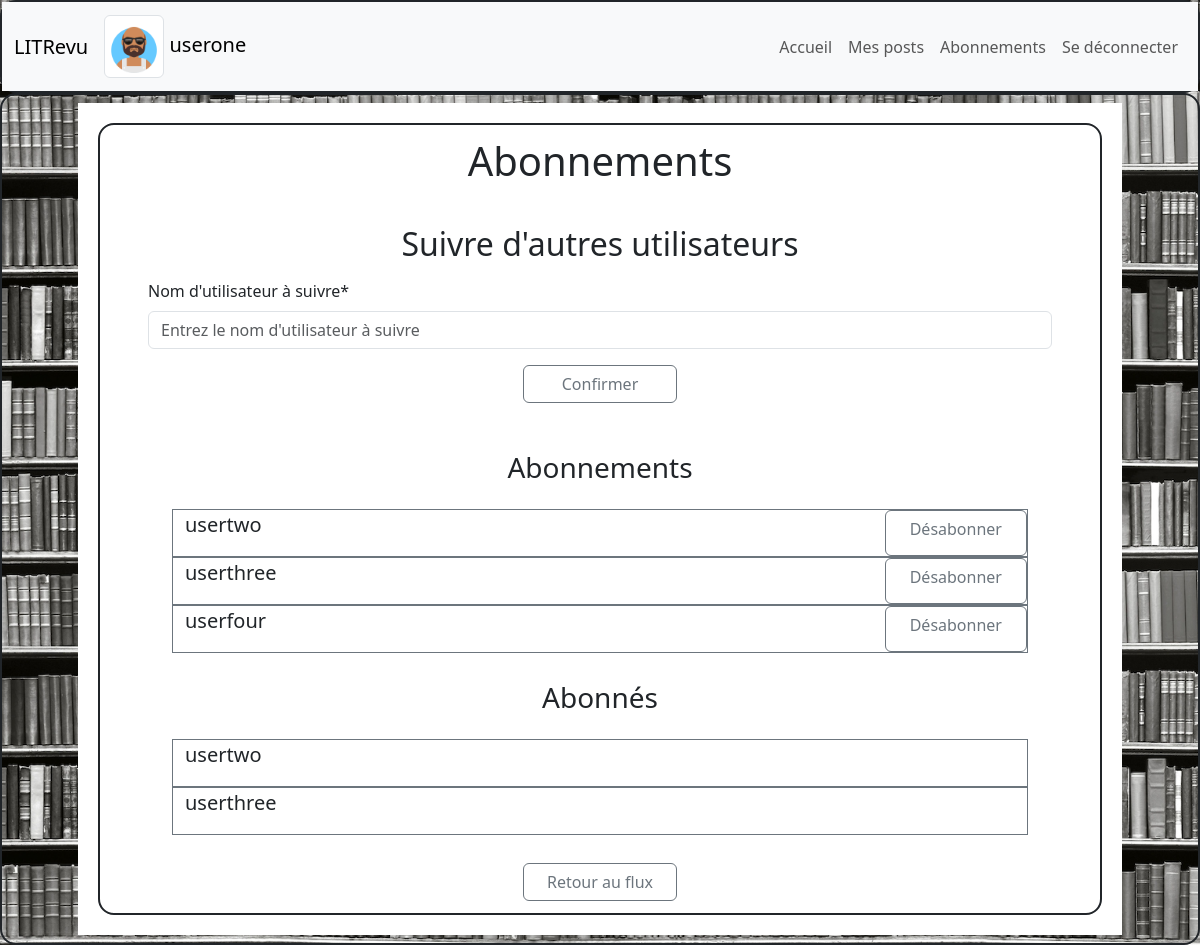
The app's page /follow-users/listing/ (signed in) with its own data.
### authentication/models.py (models this page shows)
class User(AbstractUser):
    profile_photo = models.ImageField(verbose_name="photo de profil")

### review/views.py (the view)
@login_required
def follow_users(request):
    followed_users_ids = models.UserFollows.objects.filter(
        user=request.user
    ).values_list("followed_user_id", flat=True)
    followers_ids = models.UserFollows.objects.filter(
        followed_user=request.user
    ).values_list("user_id", flat=True)
    print(
        "IDs des utilisateurs suivis par l'utilisateur connecté :",
        followed_users_ids,
    )
    print(
        "IDs des utilisateurs abonnés à l'utilisateur connecté :",
        followers_ids,
    )
    followed_users = User.objects.filter(
        id__in=followed_users_ids
    ).values_list("username", flat=True)
    followers = User.objects.filter(id__in=followers_ids).values_list(
        "username", flat=True
    )
    print(
        "Noms des utilisateurs suivis par l'utilisateur connecté :",
        followed_users,
    )
    print(
        "Noms des utilisateurs abonnés à l'utilisateur connecté :",
        followers,
    )
    if request.method == "POST":
        form = forms.FollowUsersForm(request.POST)
        if form.is_valid():
            username = form.cleaned_data["follows"]
            try:
                followed_user = User.objects.get(username=username)
                if followed_user != request.user:
                    models.UserFollows.objects.get_or_create(
                        user_id=request.user.id,
                        followed_user_id=followed_user.id,
                    )
                else:
                    messages.error(
                        request, "Vous ne pouvez pas vous abonner à vous-même."
                    )
                return redirect("/follow-users/listing/")
            except User.DoesNotExist:
                pass
    else:
        form = forms.FollowUsersForm()
    context = {
        "form": form,
        "followed_users": followed_users,
        "followers": followers,
    }
    return render(request, "review/follow_users.html", context=context)

### review/forms.py (shortened to what this page needs)
class FollowUsersForm(forms.ModelForm):
    follows = forms.CharField(
        label="Nom d'utilisateur à suivre",
        max_length=128,
        widget=forms.TextInput(
            attrs={"placeholder": "Entrez le nom d'utilisateur à suivre"}
        ),
    )
    class Meta:
        model = User
        fields = ["follows"]

### review/templates/review/follow_users.html (shortened to what this page needs)
{% extends 'base.html' %}
{% block content %}
{% load static %}
{% load crispy_forms_tags %}
  <div class="px-5 py-2 container">
    <div class="white-background">
      <div class="px-5 py-2 container border border-2 border-dark rounded-4">
        <div class="row pt-1 pb-3">
          <h1 class="col text-center">Abonnements</h1>
        </div>
        <div class="row pt-3 pb-1">
          <h2 class="col text-center">Suivre d'autres utilisateurs</h2>
        </div>
        <form class="row pt-1 pb-3 justify-content-center" method="post">
          {{ form|crispy }}
          <button class="col-2 btn btn-outline-secondary" type="submit">Confirmer</button>
        </form>
        <div class="row pt-3 pb-1">
          <h3 class="col text-center">Abonnements</h3>
        </div>
        <div class="row py-1">
          <div class="px-5 py-2 container">
            {% for followed_user in followed_users %}
              <div class="row border border-secondary">
                <p class="col-10">{{ followed_user }}</p>
                <a class="col-2 text-center btn btn-outline-secondary" href="{% url 'delete_follow' followed_user %}">Désabonner</a>
              </div>
            {% endfor %}
          </div>
        </div>
        <div class="row pt-3 pb-1">
          <h3 class="col text-center">Abonnés</h3>
        </div>
        <div class="row py-1">
          <div class="px-5 py-2 container">
            {% for follower in followers %}
              <div class="row border border-secondary">
                <p class="col">{{ follower }}</p>
              </div>
            {% endfor %}
          </div>
        </div>
        <div class="row pt-3 pb-1 justify-content-center">
          <a class="col-2 btn btn-outline-secondary" href="{% url 'home' %}">Retour au flux</a>
        </div>
      </div>
    </div>
  </div>
{% endblock %}

### templates/base.html (shortened to what this page needs)
{% load static %}
<html lang="fr" xmlns="http://www.w3.org/1999/html">
  <head>
    <link rel="stylesheet" href="{% static 'style.css' %}" />
    <link rel="stylesheet" href="{% static 'css/bootstrap.min.css' %}" />
    <link rel="stylesheet" href="{% static 'css/star-ratings.css' %}" />
  </head>
  <body>
    <div class="container-fluid border border-2 border-dark rounded-4 ml-3 p-0">
      <nav class="navbar navbar-expand-lg navbar-light bg-light" role="navigation" aria-label="Navigation principale">
        <div class="container-fluid">
          <a class="navbar-brand" role="navigation" aria-label="Retour page d accueil" href="{% url 'home' %}">LITRevu</a>
          {% if user.is_authenticated %}
            <a class="navbar-brand" href="{% url 'upload_profile_photo' %}">
              {% if user.profile_photo %}
                <img src="{{ user.profile_photo.url }}" alt="ProfilePicture" width="60" class="img-thumbnail d-inline-block align-text-center" />
              {% else %}
                <img src="{% static 'images/default_profile.png' %}" alt="ProfilePicture" width="60" class="img-thumbnail d-inline-block align-text-center" />
              {% endif %}
              {{ request.user }}
            </a>
            <div class="collapse navbar-collapse" id="navbarNav">
              <ul class="navbar-nav ms-auto">
                <li class="nav-item">
                  <a class="nav-link" href="{% url 'home' %}">Accueil</a>
                </li>
                <li class="nav-item">
                  <a class="nav-link" href="{% url 'edit_post' %}">Mes posts</a>
                </li>
                <li class="nav-item">
                  <a class="nav-link" href="{% url 'follow_users' %}">Abonnements</a>
                </li>
                <li class="nav-item">
                  <a class="nav-link" href="{% url 'logout' %}">Se déconnecter</a>
                </li>
              </ul>
            </div>
          {% endif %}
        </div>
      </nav>
    </div>
    <div class="container-fluid border border-2 border-dark rounded-4 ml-3 p-0">
      {% block content %}
      {% endblock %}
    </div>
  </body>
</html>

### static/style.css (style rules this page uses)
body { background-image: url("/static/images/fond.jpg"); background-size: cover; background-position: center; }
p { font-size: 20px; }
.white-background { background-color: white; padding: 20px; }

### records on screen
User: profile_photo (picture), user "userone"

### other values on screen
{{ followed_user }} "usertwo" "userthree" "userfour"
{{ follower }} "usertwo" "userthree"
